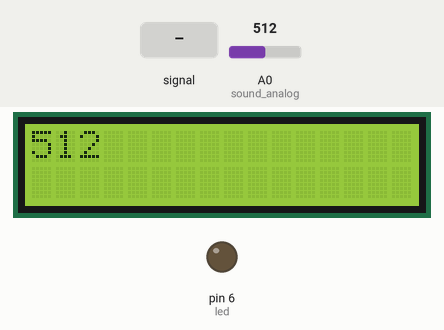
Recording of a sketch running on a simulated Arduino Uno, built with avr-gcc and run on an emulated ATmega328P. Parts: 16×2 character LCD, output pins drawn as LEDs (lit = HIGH). Inputs (shaded band) come from the test bench; at power-on: A0 (sound_analog) = 512.

Above: at 2.2 s.
2.3 s: A0 (sound_analog) fed a 200 Hz sine of ±81 counts around its level
At 3.58 s:
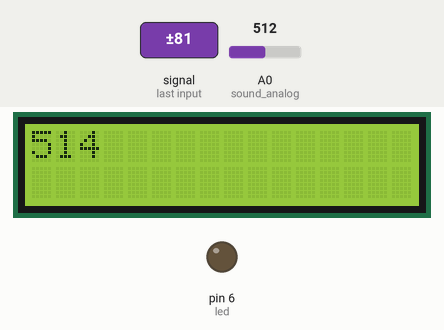
3.9 s: A0 (sound_analog) set to 716
At 4.7 s:
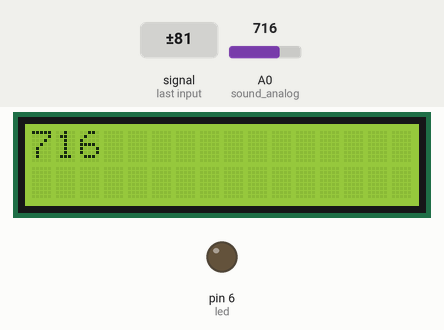
5.5 s: A0 (sound_analog) fed a 1000 Hz sine of ±255 counts around its level
At 6.68 s:
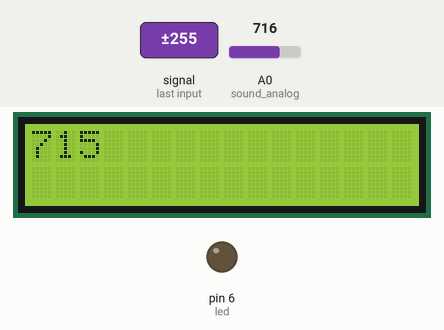
7.6 s: A0 (sound_analog) set to 900
At 8.9 s:
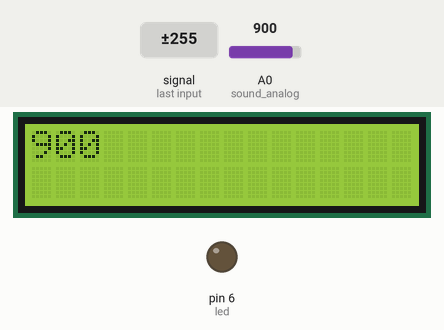
9.2 s: A0 (sound_analog) set to 1023
At 9.7 s:
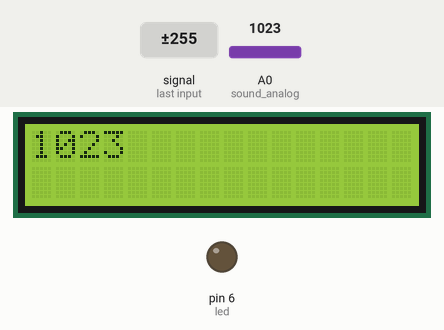
Timing chart, 0 to 11.8 s (numbered marks = the images above; inputs shaded):
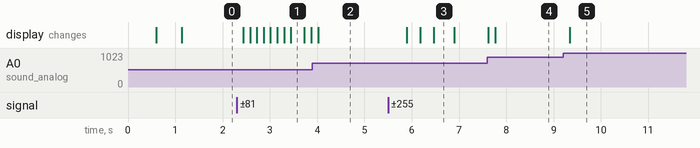

The sketch:

Sound_detector_pcb.ino
```cpp
#include <Wire.h>
#include <LiquidCrystal_I2C.h>
#include "DS1307.h"


LiquidCrystal_I2C lcd(0x27, 2, 1, 0 , 4, 5, 6, 7, 3, POSITIVE);

int led = 6;
int sound_digital = 7;
int sound_analog = A0;
long int sum = 0;
int counter = 0;
int max_val = 0;
int arr[800] = {0};
int num = 350;
DS1307 clock;//define a object of DS1307 class


void setup(){
  Serial.begin(9600);
  pinMode(led, OUTPUT);
  pinMode(sound_digital, INPUT);

  lcd.begin(16, 2);
  lcd.clear();
  lcd.print("Hello");
  lcd.setCursor( 0, 1 );
  delay(500);
  lcd.clear();
  lcd.print("SOUND DETECTOR");
  lcd.setCursor( 0, 1 );
  lcd.print("B.WAYMOUTH");
  delay(500);
}

void loop()
{
  for(int i = 0; i < num; i++)
  {
    int val_analog = analogRead(sound_analog);
    sum += val_analog;
  }
  int level = sum / num;
//  Serial.println(level);
  sum = 0;
  lcd.clear();
  lcd.print(level);
  delay(100);
}

//void loop(){
//  int val_digital = digitalRead(sound_digital);
//  int val_analog = analogRead(sound_analog);
//  sum += val_analog;
//  counter++;
//  if(val_analog > max_val)
//  {
//    max_val = val_analog;
//  }
//
//  if(counter >= 1000)
//  {
//    int avg = sum/counter;
////    Serial.println(val_analog);
////    Serial.println(max_val);
////    Serial.println(avg);
//    counter = 0;
//    sum = 0;
//    max_val = 0;
//  }
//
//  Serial.println(val_analog);
////  Serial.println("\t");
////  Serial.println(val_digital);
////
////  if (val_digital == HIGH)
////  {
////    digitalWrite (led, HIGH);
////    delay(3000);
////    }
////  else
////  {
////    digitalWrite (led, LOW);
////    }
//}
```

Measured:
- after the input at 2.3 s, the display: first changes after 0.14 s (image 1 shows a later state)
- after the input at 5.5 s, the display: changes after 0.39 s (image 3)
- after the input at 7.6 s, the display: first changes at once (image 4 shows a later state)
- after the input at 9.2 s, the display: changes after 0.15 s (image 5)
- what the display in image 3 shows lasts 0.4 s, from 6.5 s to 6.9 s
